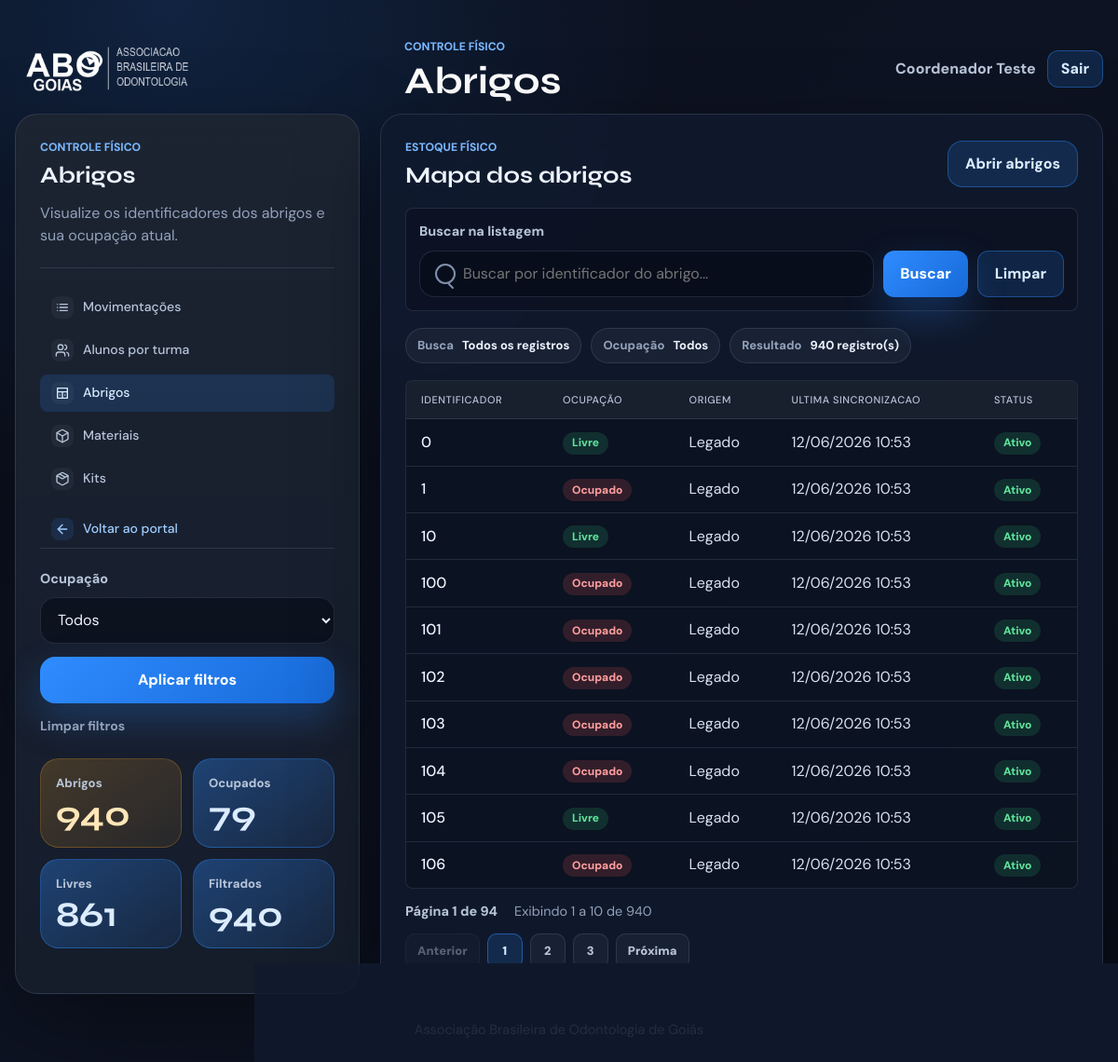
The app's page /abrigos/ (signed in) with its own data.
### core/models.py (models this page shows, shortened)
class ModeloBase(models.Model):
    criado_em = models.DateTimeField(auto_now_add=True)
    atualizado_em = models.DateTimeField(auto_now=True)
    ativo = models.BooleanField(default=True)
    class Meta:
        abstract = True

class Abrigo(ModeloBase):
    identificador = models.CharField(max_length=30, unique=True)
    ocupado = models.BooleanField(default=False)
    origem = models.CharField(
        max_length=20,
        choices=OrigemDados.choices,
        default=OrigemDados.MANUAL,
    )
    ultima_sincronizacao = models.DateTimeField(null=True, blank=True)
    class Meta:
        ordering = ["identificador"]
        verbose_name = "abrigo"
        verbose_name_plural = "abrigos"

### core/views.py (the view)
# urls.py: path('abrigos/', views.armarios, name='abrigos'),
@login_required
def armarios(request):
    busca = request.GET.get("q", "").strip()
    ocupacao = request.GET.get("ocupacao", "").strip()
    abrigos = Abrigo.objects.exclude(origem=OrigemDados.EXEMPLO).order_by("identificador")
    if ocupacao == "ocupado":
        abrigos = abrigos.filter(ocupado=True)
    elif ocupacao == "livre":
        abrigos = abrigos.filter(ocupado=False)
    if busca:
        abrigos = abrigos.filter(identificador__icontains=busca)
    page_obj, query_string = paginar_queryset(request, abrigos)
    abrigos_base = Abrigo.objects.exclude(origem=OrigemDados.EXEMPLO)
    metricas = {
        "total": abrigos_base.count(),
        "ocupados": abrigos_base.filter(ocupado=True).count(),
        "livres": abrigos_base.filter(ocupado=False).count(),
        "filtrados": page_obj.paginator.count,
    }
    return render(
        request,
        "core/armarios.html",
        {
            "usuario_logado": request.user,
            "busca": busca,
            "ocupacao_atual": ocupacao,
            "ocupacao_label": {"ocupado": "Ocupados", "livre": "Livres"}.get(
                ocupacao, "Todos"
            ),
            "metricas": metricas,
            "abrigos": page_obj.object_list,
            "page_obj": page_obj,
            "query_string": query_string,
        },
    )

### core/views.py (called while the page is built)
def paginar_queryset(request, queryset):
    query_params = request.GET.copy()
    query_params.pop("page", None)
    paginator = Paginator(queryset, REGISTROS_POR_PAGINA)
    page_obj = paginator.get_page(request.GET.get("page"))
    return page_obj, query_params.urlencode()

### core/templates/core/armarios.html (shortened to what this page needs)
{% extends "core/base.html" %}
{% block header_eyebrow %}Controle físico{% endblock %}
{% block header_title %}Abrigos{% endblock %}
{% block content %}
    <main class="page-shell">
        <div class="layout-grid">
            <aside class="panel config-panel">
                <p class="section-label">Controle físico</p>
                <h2>Abrigos</h2>
                <p class="panel-copy">Visualize os identificadores dos abrigos e sua ocupação atual.</p>
                {% include "core/partials/menu_sistemas.html" with menu_app="cme" active_page="armarios" %}
                <form class="form-stack" method="get">
                    <div class="field">
                        <label for="ocupacao">Ocupação</label>
                        <select id="ocupacao" name="ocupacao">
                            <option value="">Todos</option>
                        </select>
                    </div>
                    <button class="button primary update-first" type="submit">Aplicar filtros</button>
                    <a class="button secondary" href="{% url 'abrigos' %}">Limpar filtros</a>
                </form>
                <div class="metric-grid">
                    <div class="metric-card">
                        <span class="metric-label">Abrigos</span>
                        <strong>{{ metricas.total }}</strong>
                    </div>
                    <div class="metric-card danger-metric">
                        <span class="metric-label">Ocupados</span>
                        <strong>{{ metricas.ocupados }}</strong>
                    </div>
                    <div class="metric-card">
                        <span class="metric-label">Livres</span>
                        <strong>{{ metricas.livres }}</strong>
                    </div>
                    <div class="metric-card">
                        <span class="metric-label">Filtrados</span>
                        <strong>{{ metricas.filtrados }}</strong>
                    </div>
                </div>
            </aside>
            <section class="panel results-panel">
                <div class="results-topbar">
                    <div>
                        <p class="section-label">Estoque físico</p>
                        <h2>Mapa dos abrigos</h2>
                    </div>
                    <a class="button secondary admin-link" href="/admin/core/abrigo/">Abrir abrigos</a>
                </div>
                <form class="results-search" method="get">
                    <label class="search-label" for="results-q-armarios">Buscar na listagem</label>
                    <div class="results-search-row">
                        <div class="search-control">
                            <input id="results-q-armarios" type="search" name="q" value="{{ busca }}" placeholder="Buscar por identificador do abrigo...">
                        </div>
                        <button class="button primary" type="submit">Buscar</button>
                        <a class="button secondary" href="{% url 'abrigos' %}">Limpar</a>
                    </div>
                </form>
                <div class="selection-summary">
                    <div class="info-chip">
                        <span>Busca</span>
                        <strong>{{ busca|default:"Todos os registros" }}</strong>
                    </div>
                    <div class="info-chip">
                        <span>Ocupação</span>
                        <strong>{{ ocupacao_label }}</strong>
                    </div>
                    <div class="info-chip">
                        <span>Resultado</span>
                        <strong>{{ page_obj.paginator.count }} registro(s)</strong>
                    </div>
                </div>
                <div class="table-wrap data-table-wrap">
                    <table class="data-table">
                        <thead>
                            <tr>
                                <th>Identificador</th>
                                <th>Ocupação</th>
                                <th>Origem</th>
                                <th>Ultima sincronizacao</th>
                                <th>Status</th>
                            </tr>
                        </thead>
                        <tbody>
                            {% for abrigo in abrigos %}
                                <tr>
                                    <td><strong>{{ abrigo.identificador }}</strong></td>
                                    <td>
                                        {% if abrigo.ocupado %}
                                            <span class="badge badge-atrasado">Ocupado</span>
                                        {% else %}
                                            <span class="badge badge-devolvido">Livre</span>
                                        {% endif %}
                                    </td>
                                    <td>{{ abrigo.get_origem_display }}</td>
                                    <td>{{ abrigo.ultima_sincronizacao|date:"d/m/Y H:i"|default:"-" }}</td>
                                    <td>
                                        {% if abrigo.ativo %}
                                            <span class="badge badge-devolvido">Ativo</span>
                                        {% else %}
                                            <span class="badge badge-atrasado">Inativo</span>
                                        {% endif %}
                                    </td>
                                </tr>
                            {% endfor %}
                        </tbody>
                    </table>
                </div>
                {% include "core/partials/paginacao.html" %}
            </section>
        </div>
    </main>
{% endblock %}

### core/templates/core/base.html (shortened to what this page needs)
{% load static %}
<!doctype html>
<html lang="pt-BR">
<head>
    <link rel="stylesheet" href="{% static 'core/css/home.css' %}">
</head>
<body class="{% block body_class %}{% endblock %}">
    <header class="app-header {% block header_class %}{% endblock %}">
        <div class="header-inner">
            <div class="brand">
                <img class="brand-logo" src="{% static 'core/img/logo.png' %}" alt="ABO Goiás">
                {% block header_brand_text %}
                    <div>
                        <p class="eyebrow">{% block header_eyebrow %}ABO Goiás{% endblock %}</p>
                        <h1>{% block header_title %}Sistemas internos{% endblock %}</h1>
                    </div>
                {% endblock %}
            </div>
            {% if usuario_logado %}
                <div class="user-menu">
                    <span>{{ usuario_logado.get_full_name|default:usuario_logado.username }}</span>
                    <form method="post" action="{% url 'logout' %}">
                        <button class="button secondary compact-button" type="submit">Sair</button>
                    </form>
                </div>
            {% endif %}
        </div>
    </header>
    {% block content %}{% endblock %}
    {% block footer %}
        <footer class="footer">
            Associação Brasileira de Odontologia de Goiás
        </footer>
    {% endblock %}
</body>
</html>

### records on screen
Abrigo: identificador "0", ocupado "Livre", origem "Legado", ultima_sincronizacao "12/06/2026 10:53", ativo "Ativo"
Abrigo: identificador "1", ocupado "Ocupado", origem "Legado", ultima_sincronizacao "12/06/2026 10:53", ativo "Ativo"
Abrigo: identificador "10", ocupado "Livre", origem "Legado", ultima_sincronizacao "12/06/2026 10:53", ativo "Ativo"
Abrigo: identificador "100", ocupado "Ocupado", origem "Legado", ultima_sincronizacao "12/06/2026 10:53", ativo "Ativo"
Abrigo: identificador "101", ocupado "Ocupado", origem "Legado", ultima_sincronizacao "12/06/2026 10:53", ativo "Ativo"
Abrigo: identificador "102", ocupado "Ocupado", origem "Legado", ultima_sincronizacao "12/06/2026 10:53", ativo "Ativo"
Abrigo: identificador "103", ocupado "Ocupado", origem "Legado", ultima_sincronizacao "12/06/2026 10:53", ativo "Ativo"
Abrigo: identificador "104", ocupado "Ocupado", origem "Legado", ultima_sincronizacao "12/06/2026 10:53", ativo "Ativo"
Abrigo: identificador "105", ocupado "Livre", origem "Legado", ultima_sincronizacao "12/06/2026 10:53", ativo "Ativo"
Abrigo: identificador "106", ocupado "Ocupado", origem "Legado", ultima_sincronizacao "12/06/2026 10:53", ativo "Ativo"

### other values on screen
{{ usuario_logado.get_full_name|default:usuario_logado.username }} "Coordenador Teste"
{{ metricas.total }} "940"
{{ metricas.ocupados }} "79"
{{ metricas.livres }} "861"
{{ metricas.filtrados }} "940"
{{ busca|default:"Todos os registros" }} "Todos os registros"
{{ ocupacao_label }} "Todos"
{{ page_obj.paginator.count }} "940"
{{ page_obj.number }} "1"
{{ page_obj.paginator.num_pages }} "94"
{{ page_obj.start_index }} "1"
{{ page_obj.end_index }} "10"
{{ numero }} "1"
{{ numero }} "2" "3"
